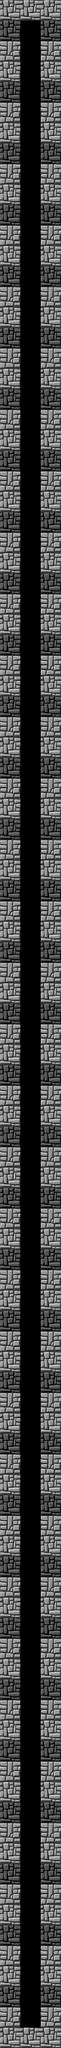

A 2D game scene composited from a Tiled map and its tileset images. What follows is a short description and the map's XML, with every tile layer's data as written:
An orthogonal 3x100 tile map with 64x64 px tiles, 1 tile layer (Tile Layer 1) and 1 object (PlayerSpawn).

<map version="1.0" orientation="orthogonal" renderorder="left-down" width="3" height="100" tilewidth="64" tileheight="64" nextobjectid="2">
 <tileset firstgid="1" name="Wolf3DWallSheet" tilewidth="64" tileheight="64" tilecount="108" columns="6">
  <image source="Wolf3DWallSheet.bmp" width="384" height="1152" />
 </tileset>
 <layer name="Tile Layer 1" width="3" height="100">
  <data encoding="csv">
1,1,1,
2,0,2,
3,0,3,
1,0,1,
2,0,2,
3,0,3,
1,0,1,
2,0,2,
3,0,3,
1,0,1,
2,0,2,
3,0,3,
1,0,1,
2,0,2,
3,0,3,
1,0,1,
2,0,2,
3,0,3,
1,0,1,
2,0,2,
3,0,3,
1,0,1,
2,0,2,
3,0,3,
1,0,1,
2,0,2,
3,0,3,
1,0,1,
2,0,2,
3,0,3,
1,0,1,
2,0,2,
3,0,3,
1,0,1,
2,0,2,
3,0,3,
1,0,1,
2,0,2,
3,0,3,
1,0,1,
2,0,2,
3,0,3,
1,0,1,
2,0,2,
3,0,3,
1,0,1,
2,0,2,
3,0,3,
1,0,1,
2,0,2,
3,0,3,
1,0,1,
2,0,2,
3,0,3,
1,0,1,
2,0,2,
3,0,3,
1,0,1,
2,0,2,
3,0,3,
1,0,1,
2,0,2,
3,0,3,
1,0,1,
2,0,2,
3,0,3,
1,0,1,
2,0,2,
3,0,3,
1,0,1,
2,0,2,
3,0,3,
1,0,1,
2,0,2,
3,0,3,
1,0,1,
2,0,2,
3,0,3,
1,0,1,
2,0,2,
3,0,3,
1,0,1,
2,0,2,
3,0,3,
1,0,1,
2,0,2,
3,0,3,
1,0,1,
2,0,2,
3,0,3,
1,0,1,
2,0,2,
3,0,3,
1,0,1,
2,0,2,
3,0,3,
1,0,1,
2,0,2,
3,0,3,
1,1,1
</data>
 </layer>
 <objectgroup name="Object Layer 1">
  <object id="1" name="Startpoint" type="PlayerSpawn" x="64" y="64" width="64" height="64" />
 </objectgroup>
</map>
